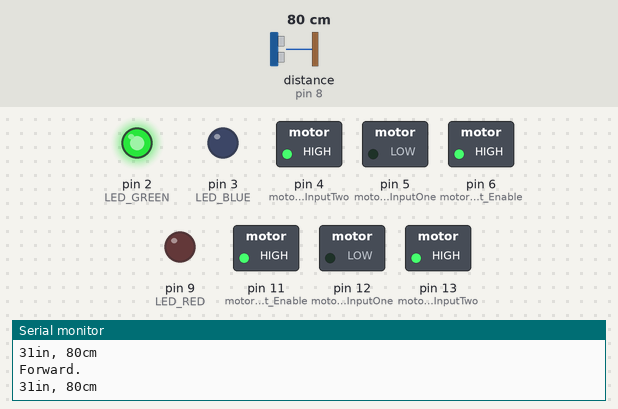
The sketch below on a simulated Arduino Uno, built with avr-gcc and run on an emulated ATmega328P. Shown: switched loads named in the sketch (green lamp = pin HIGH), output pins drawn as LEDs (lit = HIGH), the last lines printed to the serial monitor. Wiring (inferred from the names in the program): ultrasonic range finder: trigger pin 7; echo pin 8. Dashed ring = blinking. The test bench sets the inputs (shaded band); at power-on: distance to the obstacle (sensor on pin 8) 80 cm. The echo pulse lasts 58.3 µs per cm; random numbers use the default seed unless the sketch sets one; pins used as bus, display or sensor lines are not drawn.

Above: at 1.2 s.
1.3 s: distance to the obstacle (sensor on pin 8) set to 21 cm
4.3 s: distance to the obstacle (sensor on pin 8) set to 16 cm
At 4.7 s:
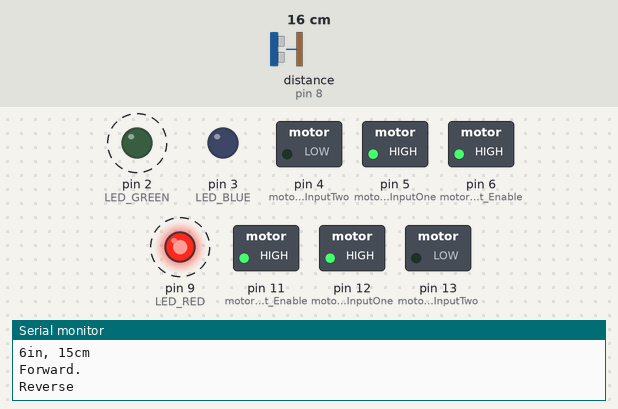
At 5.48 s:
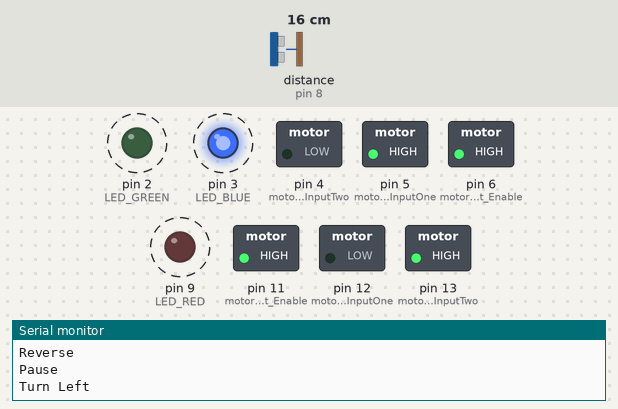
7.3 s: distance to the obstacle (sensor on pin 8) set to 35 cm
9.7 s: distance to the obstacle (sensor on pin 8) set to 2 cm
At 10.89 s:
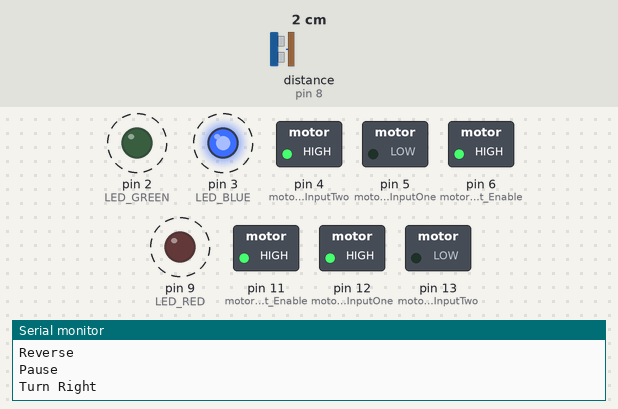
12.7 s: distance to the obstacle (sensor on pin 8) set to 60 cm
Timing chart, 0 to 15.3 s (numbered marks = the images above; inputs shaded):
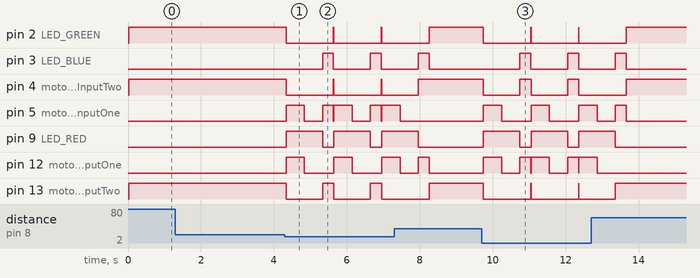

The sketch:

Light_Up_Obstacle_Avoiding_Wheeled_Robot.ino
```cpp
/*
 ************************************************************************************
 * Mechanismic Inc.
 *
 * Created 2023
 * By Digvijay Patil
 * Last Modified 07/25/2023
 * By Kamil Gozalov
 * Version 2.1
 *
 *
 * This code allows the 2WD DC motor car to avoid obstacles using an Ultrsonic sensor and
 * lights up an LED that changes color based on the direction that the car is moving
 *
 *
 * https://snappyxo.io/

 ************************************************************************************
 */


int LED_RED = 9;
int LED_BLUE = 3;
int LED_GREEN = 2;

int trig = 7; // attach pin 7 to Trig
int echo = 8; //attach pin 8 to Echo

// Left and Right defined as if you were looking at car from back
const int motorLeft_InputTwo = 4;
const int motorLeft_InputOne = 5;
const int motorLeft_Enable = 6;
const int motorRight_Enable = 11;
const int motorRight_InputOne = 12;
const int motorRight_InputTwo = 13;

void setup() {
 // initialize serial communication:
Serial.begin(9600);

//Declares that all pins connected to the motors will be outputs
pinMode(motorLeft_InputTwo, OUTPUT);
pinMode(motorLeft_InputOne, OUTPUT);
pinMode(motorLeft_Enable, OUTPUT);
pinMode(motorRight_Enable, OUTPUT);
pinMode(motorRight_InputOne, OUTPUT);
pinMode(motorRight_InputTwo, OUTPUT);

//Turns on both of the motors by setting enable pins to HIGH
digitalWrite(motorLeft_Enable, HIGH);
digitalWrite(motorRight_Enable, HIGH);

//Declares that all pins connected to the LEDs will be outputs
pinMode(LED_GREEN, OUTPUT);
pinMode(LED_RED, OUTPUT);
pinMode(LED_BLUE, OUTPUT);

//turns off led initially
digitalWrite(LED_RED, LOW);
digitalWrite(LED_GREEN, LOW);
digitalWrite(LED_BLUE, LOW);
}

// put your main code here, to run repeatedly:
void loop() {
long duration, inches, cm;
 pinMode(trig, OUTPUT);

//send a short LOW pulse first
 digitalWrite(trig, LOW);
 delayMicroseconds(2);

 //send a 5 microsecond HIGH pulse, specified by datasheet
 digitalWrite(trig, HIGH);
 delayMicroseconds(5);

 //end high pulse
 digitalWrite(trig, LOW);

 //now set the pingPin to the input mode and listens for echo, records in microseconds
 pinMode(echo,INPUT);
 duration = pulseIn(echo, HIGH);

 // convert the time into a distance
 inches = microsecondsToInches(duration);
 cm = microsecondsToCentimeters(duration);

 Serial.print(inches);
 Serial.print("in, ");
 Serial.print(cm);
 Serial.print("cm");
 Serial.println();
 delay(10);

//Commands robot to drive forward and lights up the LED to be green
 forward();
 green();
 int randint = random(0,2);// // randomly choose whether to turn left or right if an obstacle is encountered; in this code, 0 is turning right and 1 is turning left

//When robot becomes to close to the obstacle; Robot will reverse, turn right, then continue forward
 if (inches < 7 && randint == 0) {
  reverse();
  red(); //turns led to be red
  delay(500);
  pause();
  red();
  delay(500);
  turnright();
  blue();
  delay(300);
  forward();
  green();
}

//When robot becomes to close to the obstacle; Robot will reverse, turn left, then continue forward
 if (inches < 7 && randint == 1) {
  reverse();
  red(); //turns led to be red
  delay(500);
  pause();
  red();
  delay(500);
  turnleft();
  blue();
  delay(300);
  forward();
  green();
}

}

void red(){
  digitalWrite(LED_RED, HIGH);
  digitalWrite(LED_BLUE, LOW);
  digitalWrite(LED_GREEN, LOW);
}

void blue(){
  digitalWrite(LED_RED, LOW);
  digitalWrite(LED_BLUE, HIGH);
  digitalWrite(LED_GREEN, LOW);
}

void green(){
  digitalWrite(LED_RED, LOW);
  digitalWrite(LED_BLUE, LOW);
  digitalWrite(LED_GREEN, HIGH);
}

void forward(){
 //Commands one motor to rotate CW and the other to rotate CCW
 Serial.println("Forward.");
 digitalWrite(motorLeft_InputOne, LOW);
 digitalWrite(motorLeft_InputTwo, HIGH);
 digitalWrite(motorRight_InputOne, LOW);
 digitalWrite(motorRight_InputTwo, HIGH);
}

void reverse() {
  Serial.println("Reverse");
  digitalWrite(motorLeft_InputOne, HIGH);
  digitalWrite(motorLeft_InputTwo, LOW);
  digitalWrite(motorRight_InputOne, HIGH);
  digitalWrite(motorRight_InputTwo, LOW);
}

void turnleft() {
  Serial.println("Turn Left");
  digitalWrite(motorLeft_InputOne, HIGH);
  digitalWrite(motorLeft_InputTwo, LOW);
  digitalWrite(motorRight_InputOne, LOW);
  digitalWrite(motorRight_InputTwo, HIGH);
}

void turnright() {
  Serial.println("Turn Right");
  digitalWrite(motorLeft_InputOne, LOW);
  digitalWrite(motorLeft_InputTwo, HIGH);
  digitalWrite(motorRight_InputOne, HIGH);
  digitalWrite(motorRight_InputTwo, LOW);
}

void pause() {
  Serial.println("Pause");
  digitalWrite(motorLeft_InputOne, LOW);
  digitalWrite(motorLeft_InputTwo, LOW);
  digitalWrite(motorRight_InputOne, LOW);
  digitalWrite(motorRight_InputTwo, LOW);
}

long microsecondsToInches(long microseconds)
{

// There are 73.746 microseconds per inch (i.e. sound travels at 1130 feet per
// second). This gives the distance travelled by the ping, outbound
// and return, so we divide by 2 to get the distance of the obstacle.
return microseconds / 74 / 2;
}

long microsecondsToCentimeters(long microseconds)
{
// The speed of sound is 340 m/s or 29 microseconds per centimeter.
// The ping travels out and back, so to find the distance of the
// object we take half of the distance travelled.
return microseconds / 29 / 2;
}
```

Measured:
- the behaviour switches between 19 and 18 cm on distance to the obstacle (sensor on pin 8) (found by bisection; images 0 and 1)
- after the input at 4.3 s, pin 2 (LED_GREEN): alternates HIGH for 0.01 s and LOW for 1.3 s, starting at once; pin 3 (LED_BLUE): alternates HIGH for 0.30 s and LOW for 1.0 s, starting after 1.0 s
- after the input at 9.7 s, pin 2 (LED_GREEN): alternates HIGH for 0.01 s and LOW for 1.3 s, starting at once; pin 3 (LED_BLUE): alternates HIGH for 0.30 s and LOW for 1.0 s, starting after 1.0 s
